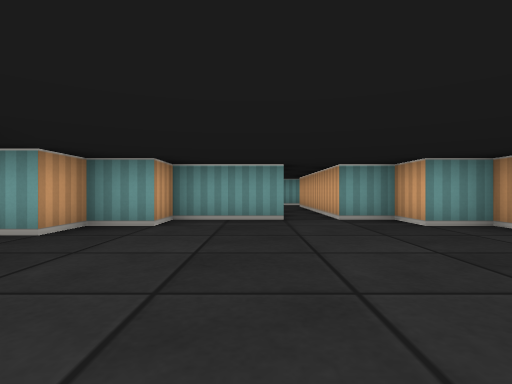
View 1 (above)

13 first-person views from a walk through a cub3D level. The camera is about half as high as the walls, looks level and sees 80° across. The floor is counted in squares. Each view is taken from the middle of a square. On the plan, view 1 faces up. The plan holds only what a view shows up to about 9 squares ahead; the rest is blank.

View 2
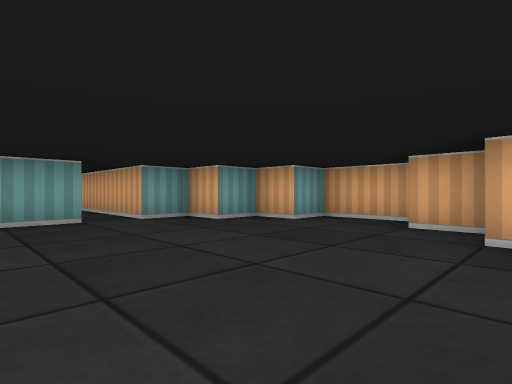

View 3
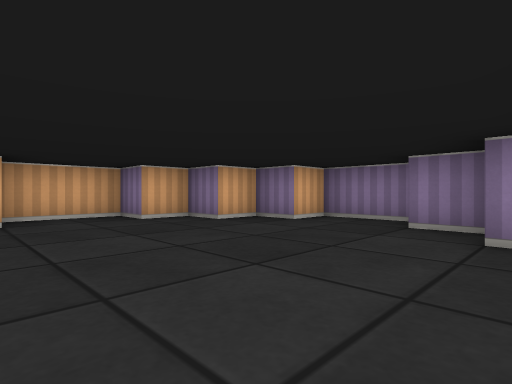

View 4
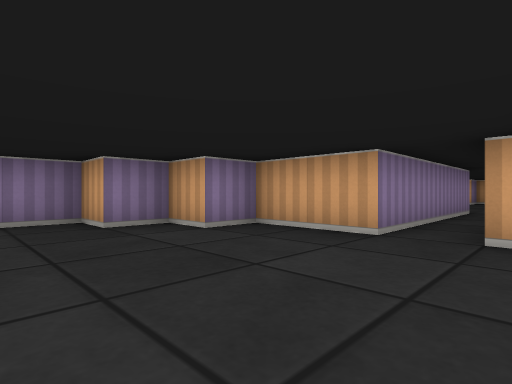

View 5
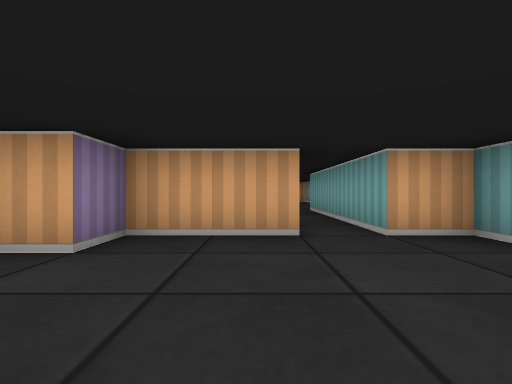

View 6
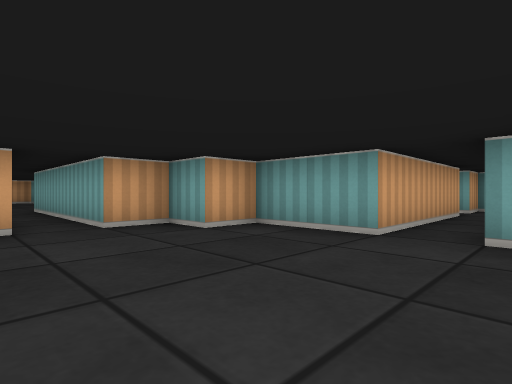

View 7
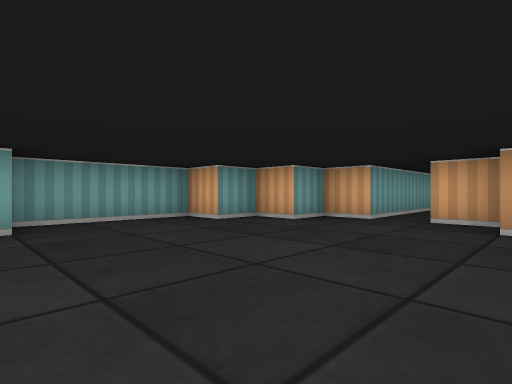

View 8
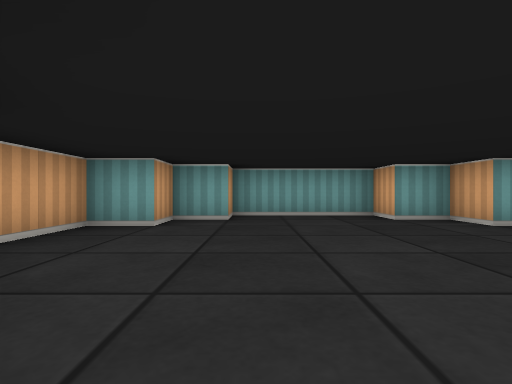

View 9
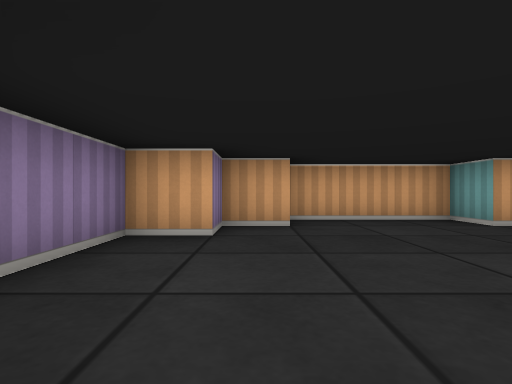

View 10
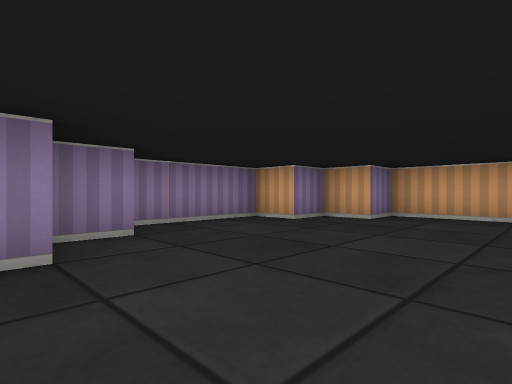

View 11
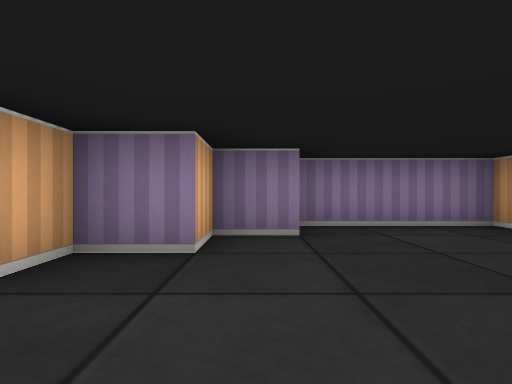

View 12
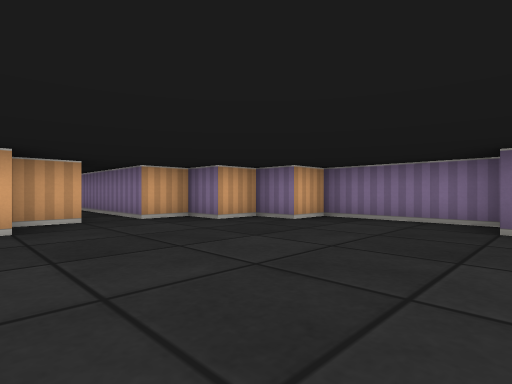

View 13
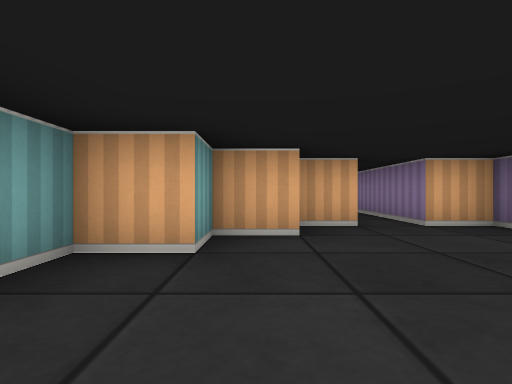

### Floor plan
Points are (right, up) in squares from view 1. A wall is a line through its corners. A room is listed if a view was taken in it or the views show most of it. See-through windows are left out.
Room 1 (views 1, 2, 3, 4, 5, 6)
walls: (0.5, 5.5) (-1.5, 5.5) (-1.5, 4.5) (-2.5, 4.5) (-2.5, 3.5) (-7.5, 3.5); (-7.5, 2.5) (-2.5, 2.5) (-2.5, 0.5) (-1.5, 0.5) (-1.5, -0.5) (-0.5, -0.5) (-0.5, -1.5) (1.5, -1.5) (1.5, -0.5) (2.5, -0.5) (2.5, 0.5) (3.5, 0.5) (3.5, 1.5) (4.5, 1.5) (4.5, 3.5) (3.5, 3.5) (3.5, 4.5) (2.5, 4.5) (2.5, 5.5) (1.5, 5.5)
ways out: opening at (-7, 3) to room 2; opening at (1, 6)
Room 2 (views 7, 8, 9, 10, 11, 12, 13)
walls: (-7.5, 3.5) (-7.5, 4.5) (-8.5, 4.5) (-8.5, 5.5) (-9.5, 5.5) (-9.5, 6.5) (-12.5, 6.5) (-12.5, 5.5) (-13.5, 5.5) (-13.5, 4.5) (-14.5, 4.5) (-14.5, 1.5) (-13.5, 1.5) (-13.5, 0.5) (-12.5, 0.5) (-12.5, -0.5) (-9.5, -0.5) (-9.5, 0.5) (-8.5, 0.5) (-8.5, 1.5) (-7.5, 1.5) (-7.5, 2.5)
ways out: opening at (-7, 3) to room 1

Where each view was taken, in squares from view 1:
view 1: 0 up, 0 right, facing up
view 2: 0 up, 1 left, facing up-right
view 3: 4 up, 2 left, facing down-right
view 4: 4 up, 1 right, facing down-left
view 5: 2 up, 1 right, facing left
view 6: 2 up, 2 right, facing up-left
view 7: 1 up, 13 left, facing up-right
view 8: 0 up, 12 left, facing up
view 9: 1 up, 9 left, facing left
view 10: 4 up, 8 left, facing down-left
view 11: 4 up, 9 left, facing down
view 12: 5 up, 13 left, facing down-right
view 13: 5 up, 12 left, facing right
